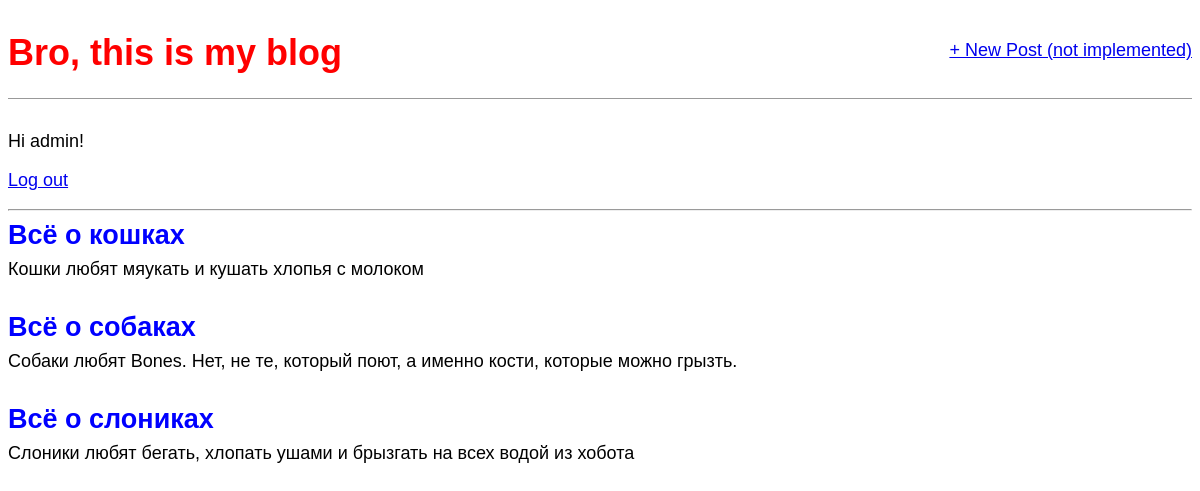
The app's page / (signed in) with its own data.
### AdminUser/apps/blog/models.py (models this page shows, shortened)
class Post(models.Model):
    title = models.CharField(verbose_name='Заголовок', max_length=200)
    author = models.ForeignKey('auth.User', verbose_name='Автор', on_delete=models.CASCADE,)
    body = models.TextField(verbose_name='Содержание')
    class Meta:
        verbose_name = 'Пост'
        verbose_name_plural = 'Посты'

### AdminUser/apps/blog/views.py (the view)
# urls.py: path('', BlogListView.as_view(), name='home'),
class BlogListView(ListView):
    model = Post
    template_name = 'main/home.html'

### AdminUser/templates/main/home.html
{% extends 'main/base.html' %}
{% block content %}
  {% for post in object_list %}
    <div class="post-entry">
      <h2><a href="">{{ post.title }}</a></h2>
      <p>{{ post.body }}</p>
    </div>
  {% endfor %}
{% endblock content %}

### AdminUser/templates/main/base.html (shortened to what this page needs)
{% load static %}
<html>
  <head>
    <link href="{% static 'main/css/base.css' %}" rel="stylesheet">
  </head>
  <body>
    <div>
      <header>
        <div class="nav-left">
          <h1><a href="{% url 'home' %}">Bro, this is my blog</a></h1>
        </div>
        <div class="nav-right">
          <a href="{% url 'home' %}">+ New Post (not implemented)</a>
        </div>
      </header>
      {% if user.is_authenticated %}
        <p>Hi {{ user.username }}!</p>
        <p><a href="{% url 'logout' %}">Log out</a></p>
      {% else %}
        <p>You are not logged in.</p>
        <a>You can </a>
        <a href="{% url 'login' %}">Log In</a>
        <a> or </a>
        <a href="{% url 'signup' %}">Sign Up</a>
      {% endif %}
         <hr />
    {% block content %}
    {% endblock content %}
    </div>
  </body>
</html>

### AdminUser/static/main/css/base.css (style rules this page uses)
body { font-family: 'Source Sans Pro', sans-serif; font-size: 18px; }
header { border-bottom: 1px solid #999; margin-bottom: 2rem; display: flex; }
header h1 a { color: red; text-decoration: none; }
.nav-left { margin-right: auto; }
.nav-right { display: flex; padding-top: 2rem; }
.post-entry { margin-bottom: 2rem; }
.post-entry h2 { margin: 0.5rem 0; }
.post-entry h2 a, .post-entry h2 a:visited { color: blue; text-decoration: none; }
.post-entry p { margin: 0; font-weight: 400; }

### records on screen
Post: title "Всё о кошках", body "Кошки любят мяукать и кушать хлопья с молоком"
Post: title "Всё о собаках", body "Собаки любят Bones. Нет, не те, который поют, а именно кости, которые можно грызть."
Post: title "Всё о слониках", body "Слоники любят бегать, хлопать ушами и брызгать на всех водой из хобота"

### other values on screen
{{ user.username }} "admin"
